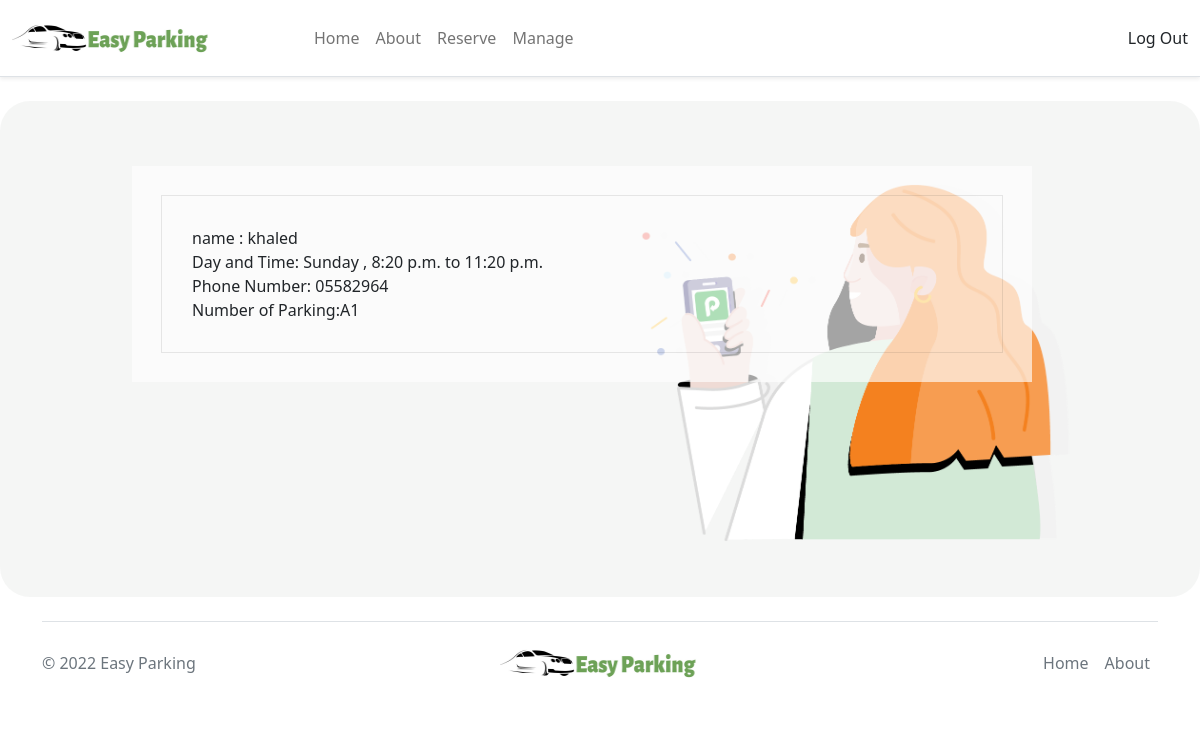
Page /success/20/ (signed in) on the committed database.
### Home/models.py (models this page shows)
class User_Reservation(models.Model):
    user = models.ForeignKey(User, on_delete=models.CASCADE)
    parking_reserve = models.CharField(max_length=64 , null=True)
    hours = models.CharField(max_length=64  , null=True)
    day = models.CharField(max_length=64 , null=True)
    start_time = models.TimeField( null=True)
    end_time = models.TimeField( null=True)

### users/models.py (models this page shows)
class Profile(models.Model):
    user = models.OneToOneField(User, on_delete=models.CASCADE, primary_key=True)
    phone_number = PhoneField(null=False, blank=False, unique=True)
    is_owner = models.BooleanField(default=False)

### users/views.py (the view)
# urls.py: path("success/<reserve_id>/" , views.success_resservation , name="success_resservation"),
def success_resservation(request : HttpRequest, reserve_id :int):
    user2_reserve = User_Reservation.objects.all()
    return render(request , "user/success_reservation.html"  , {"success1":user2_reserve})

### users/templates/user/success_reservation.html (shortened to what this page needs)
{% extends 'Base/Home.html' %}
{% load static %}
{% block content %}
<section id="about-section" class="pt-5 pb-5">
	<div class="img">
<img src="{% static 'image/pic13.png' %}" width="440" height="400"  alt="" ></div>
<div class="container ">
	<div class="red">
	<div class="row">
		<div class="col-lg-6 align-items-center justify-content-left d-flex mb-5 mb-lg-0">
			<div class="blockabout">
				<div class="blockabout-inner text-center text-sm-start">
					<div id="formContent" >
                        {% for reserve in success1 %}
                        <div class="col">
                            name : {{reserve.user.first_name}} <br>
                            Day and Time: {{reserve.day}} , {{reserve.start_time}} to {{reserve.end_time}}<br>
                            Phone Number: {{reserve.user.profile.phone_number}}<br>
                            Number of Parking:{{reserve.parking_reserve}}<br>
                        </div>
					{% endfor %}
				</div>
			</div>
		</div>
	</div>
</div>
</section>
  </body>
{% endblock %}

### users/templates/user/success_reservation.html (style rules this page uses)
#about-section { background: rgba(154, 166, 160, 0.1); border-radius:30px; }
.blockabout { padding: 29px; background: rgba(255, 255, 255, 0.645); width: 900px; height: 600; position: absolute; margin-top: -550px; margin-left: 90px; }
.blockabout-inner { padding: 30px; border: 1px solid rgba(32, 33, 36, 0.1); }
.img { margin-left: 53%; }

### rows in the picture
User_Reservation: user.first_name "khaled", day "Sunday", start_time "8:20 p.m.", end_time "11:20 p.m.", user.profile.phone_number "05582964", parking_reserve "A1"
